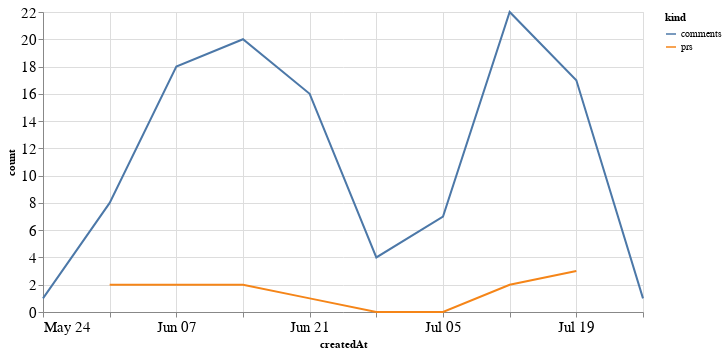

The code cell stored with this chart in its notebook:
### Code cell
alt.Chart(total_time, width=600).mark_line().encode(
    x='createdAt',
    y='count',
    color='kind'
)

### Figure 1 — Vega-Lite specification as saved in the notebook (floating-point values rounded to 4 significant figures)
{"config": {"axisLeft": {"labelFontSize": 15}, "axisBottom": {"labelFontSize": 15}}, "data": {"name": "data-0639086d2b5f066dfeb02244a41261e1"}, "mark": "line", "encoding": {"color": {"type": "nominal", "field": "kind"}, "x": {"type": "temporal", "field": "createdAt"}, "y": {"type": "quantitative", "field": "count"}}, "width": 600, "$schema": "https://vega.github.io/schema/vega-lite/v4.8.1.json", "datasets": {"data-0639086d2b5f066dfeb02244a41261e1": [{"createdAt": "2020-05-31T00:00:00", "kind": "prs", "count": 2.0}, {"createdAt": "2020-06-07T00:00:00", "kind": "prs", "count": 2.0}, {"createdAt": "2020-06-14T00:00:00", "kind": "prs", "count": 2.0}, {"createdAt": "2020-06-21T00:00:00", "kind": "prs", "count": 1.0}, {"createdAt": "2020-06-28T00:00:00", "kind": "prs", "count": 0.0}, {"createdAt": "2020-07-05T00:00:00", "kind": "prs", "count": 0.0}, {"createdAt": "2020-07-12T00:00:00", "kind": "prs", "count": 2.0}, {"createdAt": "2020-07-19T00:00:00", "kind": "prs", "count": 3.0}, {"createdAt": "2020-05-24T00:00:00", "kind": "prs", "count": null}, {"createdAt": "2020-07-26T00:00:00", "kind": "prs", "count": null}, {"createdAt": "2020-05-31T00:00:00", "kind": "comments", "count": 8.0}, {"createdAt": "2020-06-07T00:00:00", "kind": "comments", "count": 18.0}, {"createdAt": "2020-06-14T00:00:00", "kind": "comments", "count": 20.0}, {"createdAt": "2020-06-21T00:00:00", "kind": "comments", "count": 16.0}, {"createdAt": "2020-06-28T00:00:00", "kind": "comments", "count": 4.0}, {"createdAt": "2020-07-05T00:00:00", "kind": "comments", "count": 7.0}, {"createdAt": "2020-07-12T00:00:00", "kind": "comments", "count": 22.0}, {"createdAt": "2020-07-19T00:00:00", "kind": "comments", "count": 17.0}, {"createdAt": "2020-05-24T00:00:00", "kind": "comments", "count": 1.0}, {"createdAt": "2020-07-26T00:00:00", "kind": "comments", "count": 1.0}]}}
